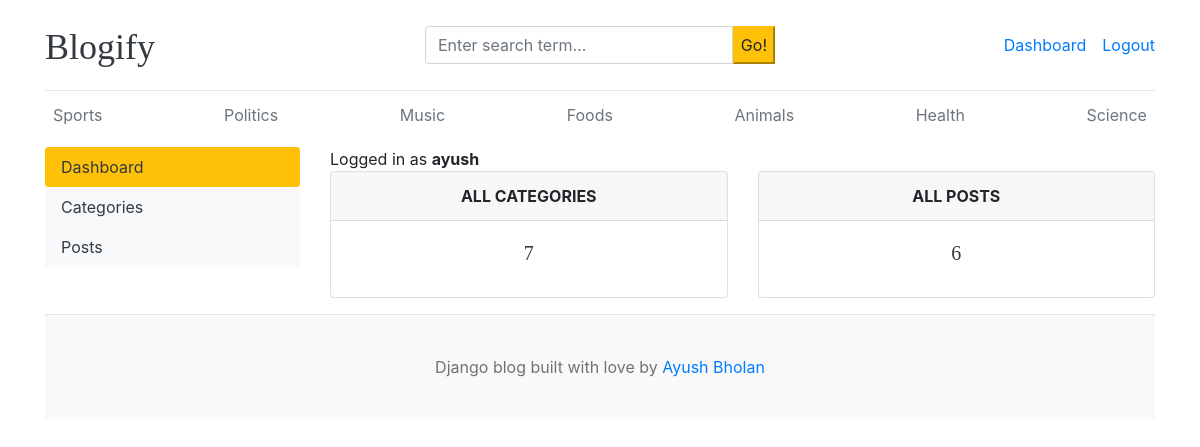
The app's page /dashboard/ (signed in) with its own data.
### blogs/models.py (models this page shows, shortened)
class Category(models.Model):
    category_name = models.CharField(max_length = 50, unique=True)
    created_at = models.DateTimeField(auto_now_add=True)
    updated_at = models.DateTimeField(auto_now= True)
    class Meta:
        verbose_name_plural = 'categories'

### dashboards/views.py (the view)
# urls.py: path("dashboard/", include("dashboards.urls")),
@login_required(login_url='login')
def dashboard(request):
    category_count = Category.objects.all().count()
    blog_count = Blog.objects.all().count()
    context = {
        'category_count': category_count,
        'blog_count': blog_count,
    }
    return render(request, 'dashboard/dashboard.html',context)

### blogs/context_processors.py (called while the page is built)
def get_categories(request):
    categories = Category.objects.all()
    return dict(categories=categories)

def get_social_links(request):
    social_links = SocialLink.objects.all()
    return dict(social_links=social_links)

### templates/dashboard/dashboard.html
{% extends "base.html" %}
{% block content %}
<div class="row">
   {% include 'dashboard/sidebar.html' %}
    <div class="col-md-9">
        <span>Logged in as <b>{{ user }}</b></span>
        <div class="row">
            <div class="col">
                <div class="card border-default mb-3">
                    <div class="card-header text-center text-uppercase font-weight-bold">All Categories</div>
                    <div class="card-body text-dark">
                        <h5 class="card-title text-center">{{ category_count }}</h5>
                    </div>
                </div>
            </div>
            <div class="col">
                <div class="card border-default mb-3">
                    <div class="card-header text-center text-uppercase font-weight-bold">All Posts</div>
                    <div class="card-body text-dark">
                        <h5 class="card-title text-center">{{ blog_count }}</h5>
                    </div>
                </div>
            </div>
        </div>
    </div>
</div>
{% endblock %}

### templates/base.html (shortened to what this page needs)
{% load static %}
<!DOCTYPE html>
<html lang="en">
<head>
    <link href="https://getbootstrap.com/docs/4.0/dist/css/bootstrap.min.css" rel="stylesheet">
    <link href="{% static 'css/blog.css' %}" rel="stylesheet">
    <link rel="stylesheet" href="https://cdnjs.cloudflare.com/ajax/libs/font-awesome/4.7.0/css/font-awesome.min.css">
  </head>
<body>
    <div class="container">
      <header class="blog-header py-3">
        <div class="row flex-nowrap justify-content-between align-items-center">
          <div class="col-4 pt-1">
            <a class="blog-header-logo text-dark" href="/">Blogify</a>
          </div>
          <div class="col-4">
            <form action="{% url 'search' %}" method="GET">
              <div class="input-group">
                <input class="form-control" type="text" name="keyword" value="{{ keyword }}" placeholder="Enter search term..." aria-label="Enter search term..." aria-describedby="button-search" />
                <button type= "submit" class="btn-warning" id="button-search" type="button"> Go! </button>
            </div>
            </form>
          </div>
          <div class="col-4 d-flex justify-content-end align-items-center">
            {% if not user.is_authenticated %}
            <a class="btn btn-sm btn-warning" href="{% url 'login' %}">Login</a> &nbsp;
            <a class="btn btn-sm btn-outline-secondary" href="{% url 'register'%}">Register</a>
            {% else %}
            <span> <a href="{% url 'dashboard' %}">Dashboard</a></span>
            <span> <a href="{% url 'logout' %}">Logout</a></span>
            {% endif %}
          </div>
        </div>
      </header>
      <div class="nav-scroller py-1 mb-2">
        <nav class="nav d-flex justify-content-between">
        {% for cat in categories %}
        <a class="p-2 text-muted" href="{% url 'posts_by_category' cat.id %}">{{ cat.category_name }}</a>
        {% endfor %}
        </nav>
      </div>
{% block content %}
{% endblock %}
<footer class="blog-footer">
    <p>Django blog built with love by <a href="#">Ayush Bholan</a></p>
  </footer>
  </body>
  </html>

### blog_main/static/css/blog.css (style rules this page uses)
.blog-header { border-bottom: 1px solid #e5e5e5; }
.blog-header-logo { font-family: "Playfair Display", Georgia, "Times New Roman", serif; font-size: 2.25rem; }
h1, h2, h3, h4, h5, h6 { font-family: "Playfair Display", Georgia, "Times New Roman", serif; }
.blog-footer { padding: 2.5rem 0; color: #727272; text-align: center; background-color: #f9f9f9; border-top: .05rem solid #e5e5e5; }
.blog-footer p:last-child { margin-bottom: 0; }

### records on screen
Category: category_name "Sports"
Category: category_name "Politics"
Category: category_name "Music"
Category: category_name "Foods"
Category: category_name "Animals"
Category: category_name "Health"
Category: category_name "Science"

### other values on screen
{{ user }} "ayush"
{{ category_count }} "7"
{{ blog_count }} "6"
